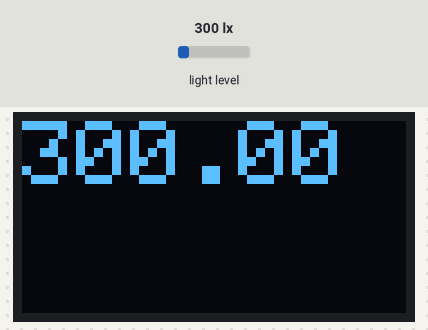
The sketch below on a simulated Arduino Uno, built with avr-gcc and run on an emulated ATmega328P. Parts: 128×64 one-colour display. Inputs (shaded band) come from the test bench; at power-on: light level 300 lx. What the sketch prints to the serial monitor is not drawn.

Above: at 1.2 s.
1.3 s: light level set to 40 lx
At 2.1 s:
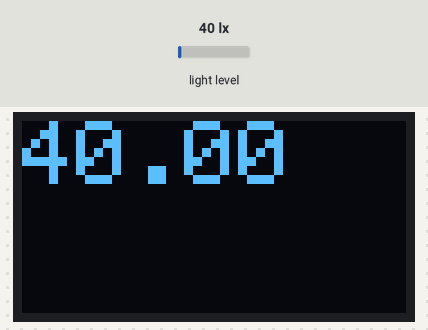
3.2 s: light level set to 500 lx
At 3.8 s:
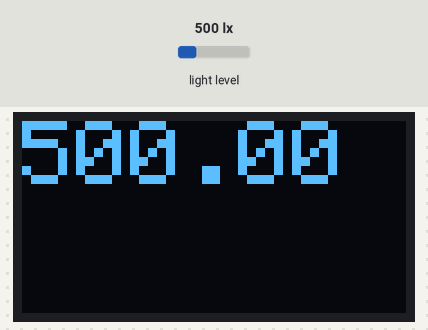
4.9 s: light level set to 1000 lx
At 5.4 s:
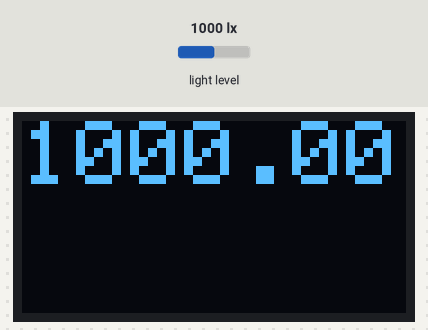
Timing chart, 0 to 7.9 s (numbered marks = the images above; inputs shaded):
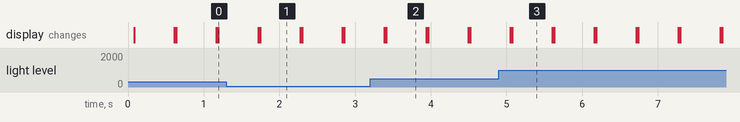

The sketch:

09_OLED_BH1750.ino
```cpp
/* 128x64 OLED에 Hello World를 출력하는 프로그램 */

#include <SPI.h>
#include <Wire.h>
#include <Adafruit_GFX.h>
#include <Adafruit_SSD1306.h>
#include <BH1750.h>

#define OLED_RESET LED_BUILTIN  //4
Adafruit_SSD1306 display(OLED_RESET);

#if (SSD1306_LCDHEIGHT != 64)
#error("Height incorrect, please fix Adafruit_SSD1306.h!");
#endif

BH1750 lightMeter;

void setup() {
  Serial.begin(9600);
  Wire.begin();
  lightMeter.begin();
  display.begin(SSD1306_SWITCHCAPVCC, 0x3C);

  // Clear the buffer.
  display.clearDisplay();
  display.display();
  display.setTextSize(3);
  display.setTextColor(WHITE);
  display.setCursor(0,0);
  display.println("Hello World!");
  display.display();
}

void loop() {
  delay(500);
  float lux = lightMeter.readLightLevel();
  Serial.print("Light: ");
  Serial.print(lux);
  Serial.println(" lx");

  display.clearDisplay();
  display.display();
  display.setCursor(0,0);
  display.println(lux);
  display.display();
}
```

Measured:
- after the input at 1.3 s, the display: first differs from a run without the input after 0.45 s (image 1)
- after the input at 3.2 s, the display: first differs from a run without the input after 0.21 s (image 2)
- after the input at 4.9 s, the display: first differs from a run without the input after 0.18 s (image 3)
- what the display in image 1 shows lasts 0.6 s, from 1.7 s to 2.3 s
